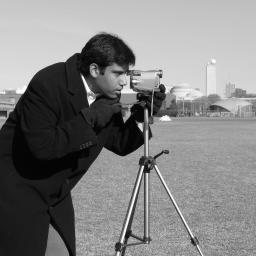
#> input picture src/assets/playground/camera-256.png, 256 x 256 px
$ python playground_goldens_restore.py
#> lines starting #> are read from the running program, lines starting #| are printed output that depends on the picture
"""Reference numbers for the IP 05 lab (src/lib/playground/labs/inverse-regularization.ts), computed with NumPy on the exact
asset src/assets/playground/camera-256.png. The Node test scripts/tests/lab-restore.test.ts runs the lab's own TypeScript
pipeline on the same PNG and compares, so every number quoted in the lab's text is checked twice.

The noise is the lab's fixed field: mulberry32(seed 7) with Box-Muller, re-implemented here bit for bit (32-bit integer
arithmetic), stored as float32 like the TypeScript Float32Array.

Run: .venv/bin/python scripts/figures/playground_goldens_restore.py
Writes only scripts/tests/golden/restore.json.
"""
import json
from pathlib import Path

import numpy as np
from PIL import Image

ROOT = Path(__file__).resolve().parents[2]
OUT = ROOT / "scripts/tests/golden/restore.json"
f = np.asarray(Image.open(ROOT / "src/assets/playground/camera-256.png"), float) / 255
N = f.shape[0]
#> N = 256
EPS = 1e-6
SEED = 7


def mulberry32(seed):
    a = seed & 0xFFFFFFFF

    def r():
        nonlocal a
        a = (a + 0x6D2B79F5) & 0xFFFFFFFF
        t = a
        t = ((t ^ (t >> 15)) * (t | 1)) & 0xFFFFFFFF
        t ^= (t + (((t ^ (t >> 7)) * (t | 61)) & 0xFFFFFFFF)) & 0xFFFFFFFF
        return ((t ^ (t >> 14)) & 0xFFFFFFFF) / 4294967296

    return r


def normal_field(n, seed):
#> called with n = 65536, seed = 7
    r = mulberry32(seed)
    out = np.zeros(n, np.float32)
    for i in range(n):
        out[i] = np.sqrt(-2 * np.log(max(1e-12, r()))) * np.cos(2 * np.pi * r())
    return out


z = normal_field(N * N, SEED).astype(float).reshape(N, N)
fx = np.fft.fftfreq(N)
U, V = np.meshgrid(fx, fx, indexing="ij")
F, Z = np.fft.fft2(f), np.fft.fft2(z)
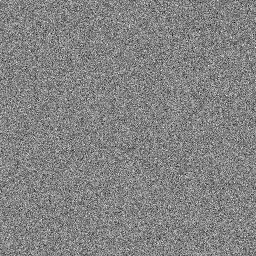
#> z: shape (256, 256) float64; min -4.61, max 4.33, mean -0.000212; drawn with min black and max white


def psnr(a, b):
    return float(10 * np.log10(1 / np.mean((a - b) ** 2)))


def run(sigma, noise, logk):
    K = 0.0 if logk <= -7 else 10.0 ** logk
    H = np.exp(-2 * np.pi ** 2 * sigma ** 2 * (U ** 2 + V ** 2))
    G = H * F + noise * Z
    if K == 0:
        small = np.abs(H) < EPS
        W = np.where(small, 0.0, 1 / np.where(small, 1, H))
    else:
        W = H / (H ** 2 + K)
    g = np.clip(np.real(np.fft.ifft2(G)), 0, 1)
    r = np.clip(np.real(np.fft.ifft2(W * G)), 0, 1)
    return dict(sigma=sigma, noise=noise, logk=logk, psnr_degraded=psnr(f, g), psnr_restored=psnr(f, r), gain=float(np.abs(W).max()))


grid = [-7 + 0.25 * i for i in range(29)]
out = {"seed": SEED, "noise_head": [float(v) for v in z.ravel()[:8]], "noise_std": float(z.std()), "cases": []}
#> out = {'seed': 7, 'noise_head': [2.76, -0.0681, -0.946, 0.0781, -0.138, 0.917, -0.729, -1.22], 'noise_std': 1.01, 'cases': []}
for sigma, noise, logk in [(2, 0.005, -7), (2, 0.005, -2.75), (2, 0.005, -6), (2, 0.005, 0), (2, 0, -7), (1, 0, -7), (1, 0.001, -7), (1, 0.005, -7), (3, 0.02, -7), (3, 0.02, -2), (2, 0.02, -7)]:
    out["cases"].append(run(sigma, noise, logk))
#> this loop made 11 passes
#> pass 1, in run, `g = np.clip(np.real(np.fft.ifft2(G)), 0, 1)`:
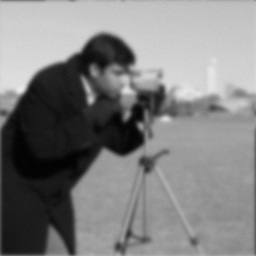
#> g: shape (256, 256) float64; min 0.0018, max 0.927, mean 0.506
#> pass 1, in run, `r = np.clip(np.real(np.fft.ifft2(W * G)), 0, 1)`:
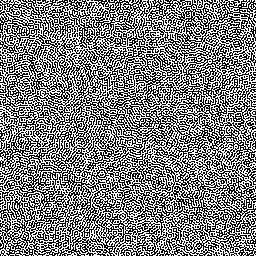
#> r: shape (256, 256) float64; min 0, max 1, mean 0.5
#> pass 3, in run (call 3), `r = np.clip(np.real(np.fft.ifft2(W * G)), 0, 1)`:
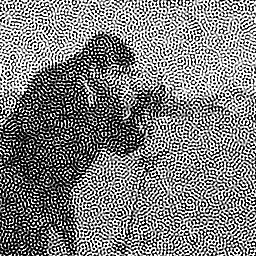
#> r: shape (256, 256) float64; min 0, max 1, mean 0.502
for key, (sigma, noise) in {"default": (2, 0.005), "noise0": (2, 0.0), "noise02": (2, 0.02), "sigma1": (1, 0.005), "sigma3": (3, 0.005)}.items():
    curve = [run(sigma, noise, lk)["psnr_restored"] for lk in grid]
    best = int(np.argmax(curve))
    out[f"curve_{key}"] = dict(sigma=sigma, noise=noise, psnr=curve, best_logk=grid[best], best_psnr=curve[best], psnr_degraded=run(sigma, noise, -7)["psnr_degraded"])
#> this loop made 5 passes
#> best on passes 1 to 5: 17, 0, 21, 20, 16
#> pass 1, in run (call 13), `r = np.clip(np.real(np.fft.ifft2(W * G)), 0, 1)`:
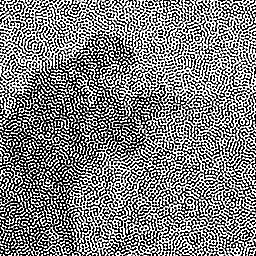
#> r: shape (256, 256) float64; min 0, max 1, mean 0.5
#> pass 1, in run (call 14), `W = H / (H ** 2 + K)`:
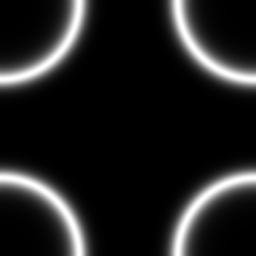
#> W: shape (256, 256) float64; min 2.26e-11, max 889.1, mean 111.1; drawn with min black and max white
#> pass 1, in run (call 14), `r = np.clip(np.real(np.fft.ifft2(W * G)), 0, 1)`:
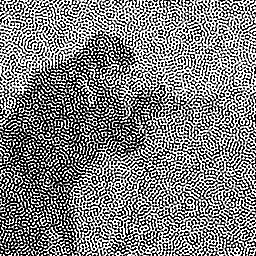
#> r: shape (256, 256) float64; min 0, max 1, mean 0.501
#> after the loop, out = 9 items
# Where the plain inverse (K = 0) stops being harmless: the noise level at which restored PSNR falls below the blurred PSNR, sigma 2.
out["crossover_sigma2"] = [dict(noise=n, **{k: v for k, v in run(2, n, -7).items() if k.startswith("psnr")}) for n in (0.0, 1e-5, 1e-4, 3e-4, 1e-3, 3e-3)]
OUT.write_text(json.dumps(out, indent=1))
print("wrote", OUT)
for c in out["cases"]:
    print({k: round(v, 3) if isinstance(v, float) else v for k, v in c.items()})
for k in ("default", "noise0", "noise02", "sigma1", "sigma3"):
    c = out[f"curve_{k}"]
    print(k, "best logK", c["best_logk"], "best", round(c["best_psnr"], 3), "degraded", round(c["psnr_degraded"], 3), "K=0", round(c["psnr"][0], 3))
#> this loop made 5 passes
#| default best logK -2.75 best 26.802 degraded 23.95 K=0 4.792
#| noise0 best logK -7.0 best 34.936 degraded 23.979 K=0 34.936
#| noise02 best logK -1.75 best 25.167 degraded 23.557 K=0 4.791
#| sigma1 best logK -2.0 best 31.28 degraded 27.76 K=0 5.128
#| sigma3 best logK -3.0 best 24.827 degraded 22.382 K=0 4.792
print(out["crossover_sigma2"])
#> (printed output is left out)

$ run again, with src/assets/playground/camera-crop-128.png copied over src/assets/playground/camera-256.png
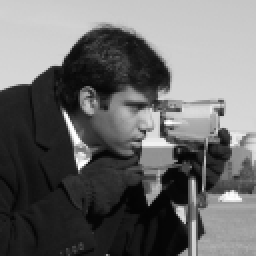
#> input picture src/assets/playground/camera-crop-128.png, 128 x 128 px (shown 2 times larger)
#> `F, Z = np.fft.fft2(f), np.fft.fft2(z)`:
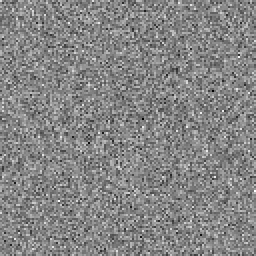
#> z: shape (128, 128) float64 (shown 2 times larger); min -4.61, max 4.15, mean -0.0235; drawn with min black and max white
#> `out = {"seed": SEED, "noise_head": [float(v) for v in z.ravel()[:8]], ..`: out = {'seed': 7, 'noise_head': [2.76, -0.0681, -0.946, 0.0781, -0.138, 0.917, -0.729, -1.22], 'noise_std': 1.01, 'cases': []}
#> the loop `for key, (sigma, noise) in {"default": (2, 0.005), "noise0": (2, 0.0),..` made 5 passes
#> best on passes 1 to 5: 17, 0, 20, 19, 15
#> pass 1, in run (call 14), `r = np.clip(np.real(np.fft.ifft2(W * G)), 0, 1)`:
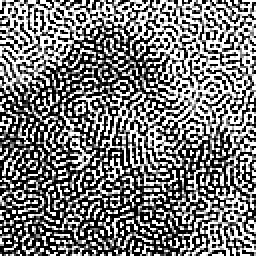
#> r: shape (128, 128) float64 (shown 2 times larger); min 0, max 1, mean 0.474
#> after the loop `for key, (sigma, noise) in {"default": (2, 0.005), "noise0": (2, 0.0),..`: out = 9 items
#> the loop `for c in out["cases"]:` made 11 passes
#| {'sigma': 2, 'noise': 0.005, 'logk': -7, 'psnr_degraded': 21.373, 'psnr_restored': 4.477, 'gain': 996160.024}
#| {'sigma': 2, 'noise': 0.005, 'logk': -2.75, 'psnr_degraded': 21.373, 'psnr_restored': 25.108, 'gain': 11.857}
#| {'sigma': 2, 'noise': 0.005, 'logk': -6, 'psnr_degraded': 21.373, 'psnr_restored': 7.694, 'gain': 499.999}
#| {'sigma': 2, 'noise': 0.005, 'logk': 0, 'psnr_degraded': 21.373, 'psnr_restored': 11.075, 'gain': 0.5}
#| {'sigma': 2, 'noise': 0, 'logk': -7, 'psnr_degraded': 21.396, 'psnr_restored': 33.258, 'gain': 996160.024}
#> (further printed lines are left out)
#> the loop `for k in ("default", "noise0", "noise02", "sigma1", "sigma3"):` made 5 passes
#| default best logK -2.75 best 25.108 degraded 21.373 K=0 4.477
#| noise0 best logK -7.0 best 33.258 degraded 21.396 K=0 33.258
#| noise02 best logK -2.0 best 23.552 degraded 21.131 K=0 4.474
#| sigma1 best logK -2.25 best 29.932 degraded 25.661 K=0 4.79
#| sigma3 best logK -3.25 best 22.945 degraded 19.421 K=0 4.47
#> (printed output is left out)
